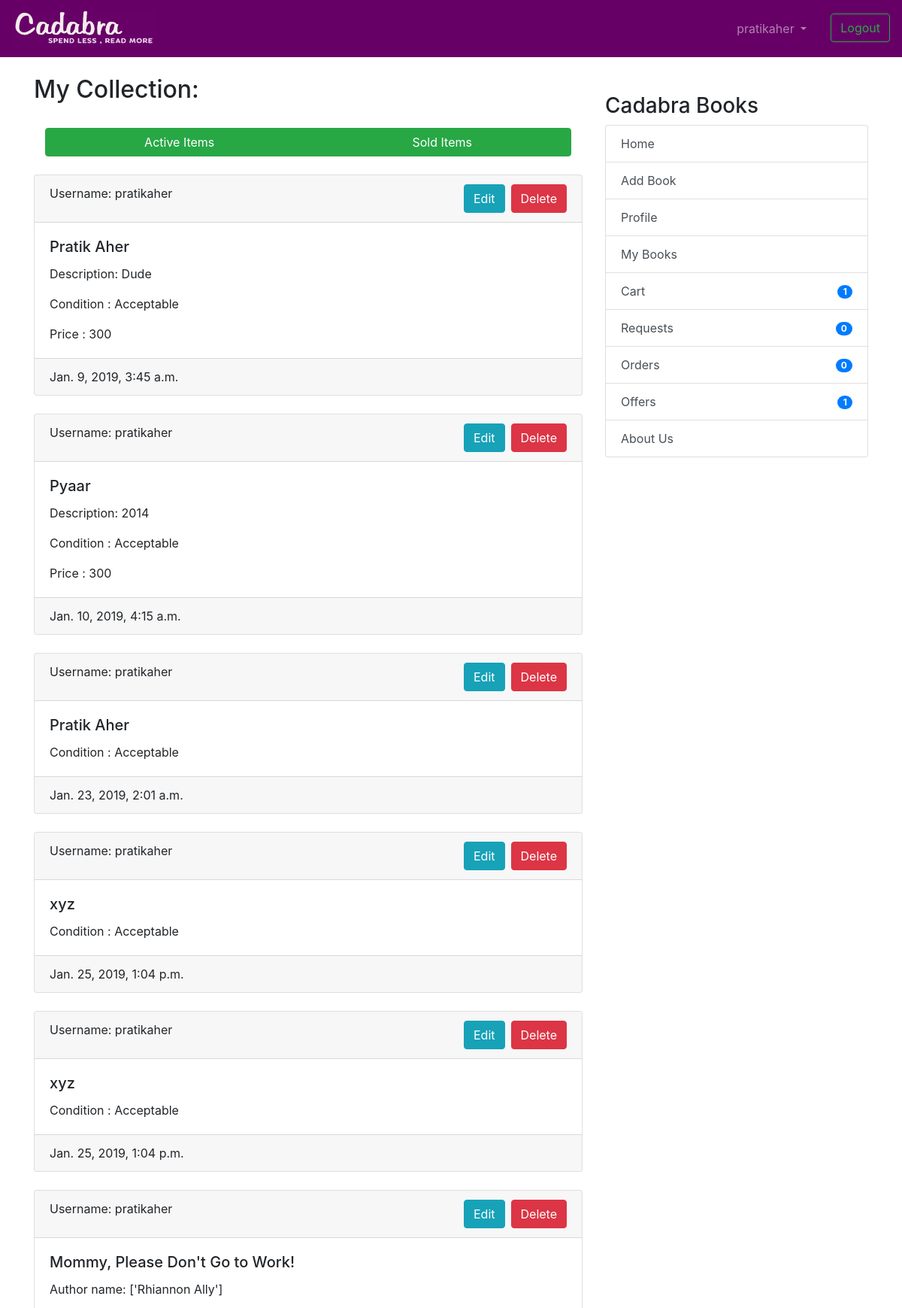
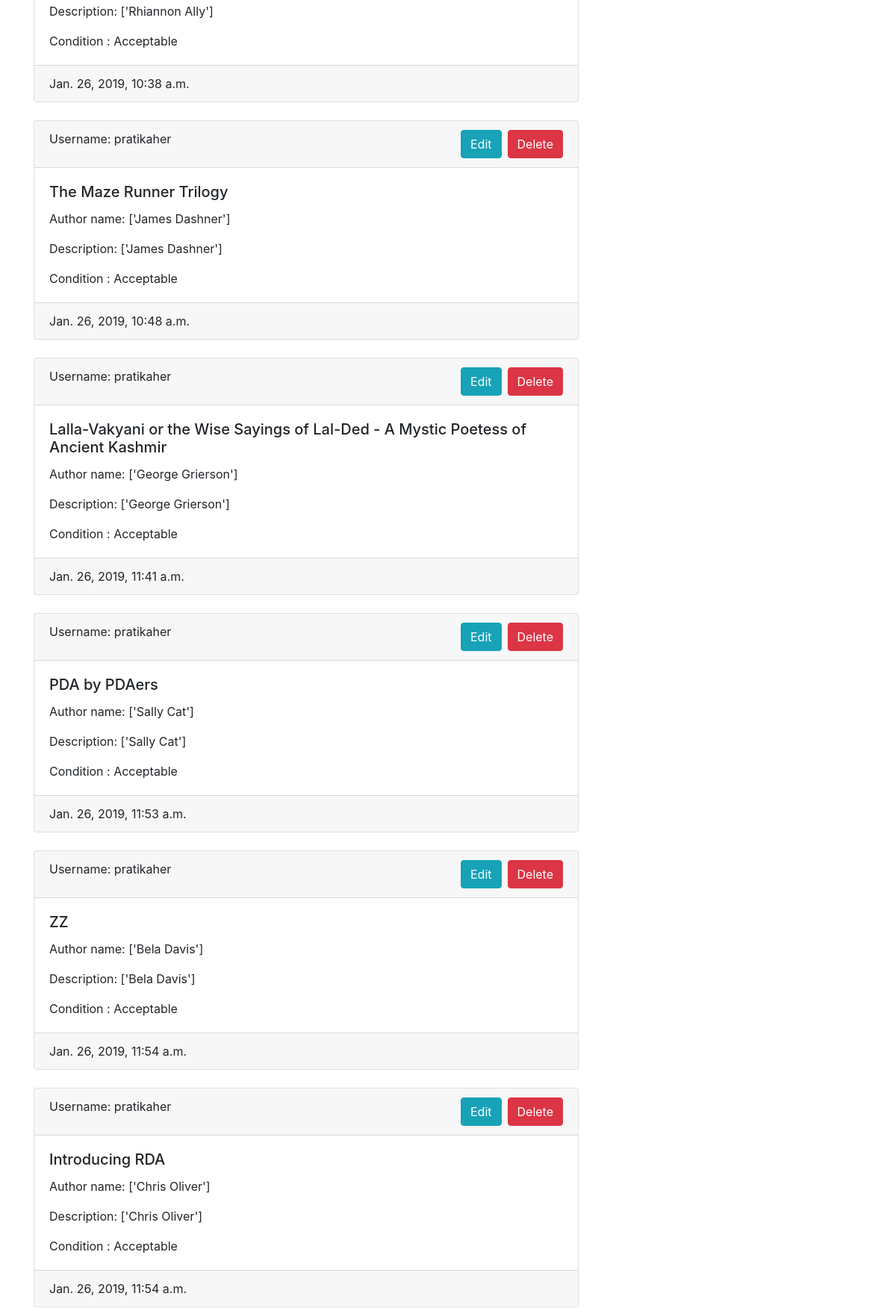
The app's page /userbooks/ (signed in, upper part) with its own data (2 pictures, top to bottom).
### coreapp/models.py (models this page shows, shortened)
class Book(models.Model):
    user = models.ForeignKey(User, on_delete=models.CASCADE, null=True)
    book_name = models.CharField(
        max_length=100, help_text="We only deal with original books with ISBN codes, pirated books will not be accepted.")
    author_name = models.CharField(max_length=100, blank=True, null=True)
    description = models.CharField(max_length=2000, blank=True, null=True)
    image = models.ImageField('Book Image', null=True,
                              blank=True, upload_to="book_images/")
    price = models.IntegerField(
        null=True, blank=True, help_text="We would be deducting 20 rupees from item price for delivery purposes.")
    sell_or_exchange = models.CharField(
        max_length=100, choices=BUY_OR_EXCHANGE, default='Exchange', help_text="By adding items to exchange you can make requests to other users for exchange.")
    condition = models.CharField(
        max_length=100, choices=CONITION_CHOICES, default='Acceptable')
    created_at = models.DateTimeField(auto_now_add=True)
    image_url = models.CharField(max_length=500,blank=True,null=True)
    class Meta:
        verbose_name = 'Book'
        verbose_name_plural = 'Books'

### coreapp/views.py (the view)
# urls.py: path('userbooks/', views.UserBookListView.as_view(),name='userbooks'),
class UserBookListView(LoginRequiredMixin, generic.ListView):
    model = Book
    template_name = 'user_books_list_entries.html'
    context_object_name = 'books'
    ordering = ['-created_at']
    def get_queryset(self):
        collection_items = UserCollection.objects.get(
            owner=self.request.user.profile)
        return collection_items.books.exclude(id__in=ordered_books).exclude(
            id__in=requester_books).exclude(id__in=offerrer_books)

### nofapapp/context_processors.py (called while the page is built)
def add_variable_to_context(request):
    if request.user.id:
        orderitems = Order.objects.get(owner=request.user.profile)
        return {
            'requestscount': Requests.objects.filter(requester=request.user).count(),
            'offercount' : Requests.objects.filter(offerrer=request.user).count(),
            'orderscount': Transaction.objects.filter(Q(offerrer=request.user) | Q(requester=request.user)).count()+FinalBuyOrder.objects.filter(user=request.user).count(),
            'cartitemscount': orderitems.items.count(),
            'addresscheck': get_object_or_404(ShippingAddress, profile=get_object_or_404(Profile, user=request.user)).address1,
            }
    else:
        return {}

### templates/user_books_list_entries.html (shortened to what this page needs)
{% extends 'base.html' %}
{% block content %}
<h2 >My Collection:</h2>
<br/>
<div class="btn-group container-fluid">
    <a href="{% url 'coreapp:userbooks' %}" class="btn btn-success">Active Items</a>
    <a href="{% url 'coreapp:sold-books' %}" class="btn btn-success">Sold Items</a>
</div>
<br/>
<br/>
{% if books %}
{% for book in books %}
<div class="card text-left">
    <div class="card-header">
        Username: {{ book.user.username }}
        <a href="{% url 'coreapp:post-delete' book.id %}" class="btn btn-danger float-right">Delete</a>
        <a href="{% url 'coreapp:post-update' book.id %}" class="mr-2 btn btn-info float-right" >Edit</a>
    </div>
    <div class="card-body">
        <h5 class="card-title">{{ book.book_name }}</h5>
        {% if book.author_name %}
        <p class="card-text">Author name: {{ book.author_name }}</p>
        {% endif %}
        {% if book.description %}
        <p class="card-text">Description: {{ book.description }}</p>
        {% endif %}
        <p class="card-text">Condition : {{ book.condition }} </p>
        {% if book.price %}
        <p class="card-text">Price : {{ book.price }} </p>
        {% endif %}
        </div>
    <div class="card-footer text-mutxed">
        {{ book.created_at }}
    </div>
</div>
{% endfor %}
{% endif %}
{% endblock %}

### templates/base.html (shortened to what this page needs)
{% load static %}
<!doctype html>
<html lang="en">
  <head>
    <link rel="stylesheet" href="https://stackpath.bootstrapcdn.com/bootstrap/4.2.1/css/bootstrap.min.css"
>
  </head>
  <body>
    <header class="site-header">
<nav class="navbar navbar-expand-lg navbar-dark" style="background-color: #660066;">
  <a class="navbar-brand" href="{% url 'coreapp:list_entries' %}">
      <img src="{% static 'img/cadabra.png' %}" alt="Logo" style="width:190px;height:50px" >
    </a>
  <div class="collapse navbar-collapse" id="navbarSupportedContent">
    <ul class="navbar-nav ml-auto">
      {% if user.is_authenticated %}
      <li class="nav-item dropdown">
        <a class="nav-link dropdown-toggle mr-3" href="#" id="navbarDropdown" role="button" data-toggle="dropdown"
          aria-haspopup="true" aria-expanded="false">
          {{ user.username }}
        </a>
      </li>
      <li><a class="btn btn-outline-success ml-2 my-2 my-sm-0" href="{% url 'logout'%}">Logout</a></li>
        {% else %}
      <li><a href="{% url 'login' %}" class="btn btn-outline-success">Login</a></li>
      <li><a href="{% url 'coreapp:signup' %}" class="btn btn-primary ml-2">Sign up</a></li>
      {% endif %}
    </ul>
  </div>
</nav>
  </header>
  <br/>
    <div class="container">
      <div class="row justify-content-center">
        <div class="col-8">
          {% block content %}
          {% endblock %}
        </div>
        {% if user.is_authenticated %}
                <div class="col-md-4">
                  <div class="content-section">
                    <br/>
                    <h3>Cadabra Books</h3>
                      <ul class="list-group">
                        <a class="list-group-item list-group-item-action" href="{% url 'coreapp:list_entries' %}" > Home </a>
                        <a class="list-group-item list-group-item-action" href="{% url 'coreapp:new_entry' %}" > Add Book</a>
                        <a class="list-group-item list-group-item-action" href="{% url 'coreapp:profile' %}" >Profile</a>
                        <a class="list-group-item list-group-item-action" href="{% url 'coreapp:userbooks' %}" >My Books</a>
                        <a class="list-group-item list-group-item-action" href="{% url 'cart:cart_items' %}" >Cart<span class="badge badge-primary badge-pill float-right mt-1">{{ cartitemscount }}</span> </a>
                        <a class="list-group-item list-group-item-action" href="{% url 'transaction:requests_view' %}" >Requests<span class="badge badge-primary badge-pill float-right mt-1">{{ requestscount }}</span></a>
                        <a class="list-group-item list-group-item-action" href="{% url 'transaction:orders_view' %}" >Orders <span class="badge badge-primary badge-pill float-right mt-1">{{ orderscount }}</span></a>
                        <a class="list-group-item list-group-item-action" href="{% url 'transaction:offers_view' %}" >Offers <span class="badge badge-primary badge-pill float-right mt-1">{{ offercount }}</span></a>
                        <a class="list-group-item list-group-item-action" href="{% url 'coreapp:aboutus' %}">About Us</a>
                      </ul>
                      <br/>
                  </div>
                </div>
                {% endif %}
      </div>
    </div>
</body>
</html>

### records on screen
Book: user.username "pratikaher", book_name "Pratik Aher", description "Dude", condition "Acceptable", price "300", created_at "Jan. 9, 2019, 3:45 a.m."
Book: user.username "pratikaher", book_name "Pyaar", description "2014", condition "Acceptable", price "300", created_at "Jan. 10, 2019, 4:15 a.m."
Book: user.username "pratikaher", book_name "Pratik Aher", condition "Acceptable", created_at "Jan. 23, 2019, 2:01 a.m."
Book: user.username "pratikaher", book_name "xyz", condition "Acceptable", created_at "Jan. 25, 2019, 1:04 p.m."
Book: user.username "pratikaher", book_name "xyz", condition "Acceptable", created_at "Jan. 25, 2019, 1:04 p.m."
Book: user.username "pratikaher", book_name "Mommy, Please Don't Go to Work!", author_name "['Rhiannon Ally']", description "['Rhiannon Ally']", condition "Acceptable", created_at "Jan. 26, 2019, 10:38 a.m."
Book: user.username "pratikaher", book_name "The Maze Runner Trilogy", author_name "['James Dashner']", description "['James Dashner']", condition "Acceptable", created_at "Jan. 26, 2019, 10:48 a.m."
Book: user.username "pratikaher", book_name "Lalla-Vakyani or the Wise Sayings of Lal-Ded - A Mystic Poetess of Ancient Kashmir", author_name "['George Grierson']", description "['George Grierson']", condition "Acceptable", created_at "Jan. 26, 2019, 11:41 a.m."
Book: user.username "pratikaher", book_name "PDA by PDAers", author_name "['Sally Cat']", description "['Sally Cat']", condition "Acceptable", created_at "Jan. 26, 2019, 11:53 a.m."
Book: user.username "pratikaher", book_name "ZZ", author_name "['Bela Davis']", description "['Bela Davis']", condition "Acceptable", created_at "Jan. 26, 2019, 11:54 a.m."
Book: user.username "pratikaher", book_name "Introducing RDA", author_name "['Chris Oliver']", description "['Chris Oliver']", condition "Acceptable", created_at "Jan. 26, 2019, 11:54 a.m."

### other values on screen
{{ user.username }} "pratikaher"
{{ cartitemscount }} "1"
{{ requestscount }} "0"
{{ orderscount }} "0"
{{ offercount }} "1"
